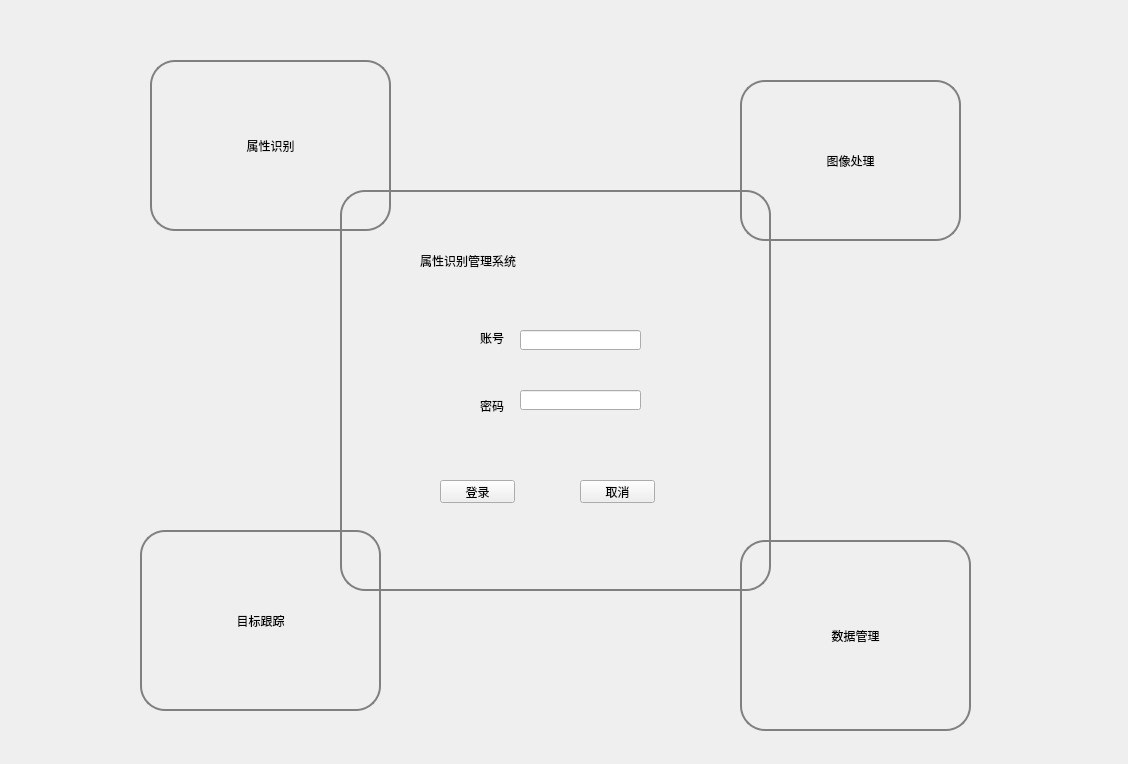
<?xml version="1.0" encoding="UTF-8"?>
<ui version="4.0">
 <class>Form</class>
 <widget class="QWidget" name="Form">
  <property name="geometry">
   <rect>
    <x>0</x>
    <y>0</y>
    <width>1128</width>
    <height>764</height>
   </rect>
  </property>
  <property name="windowTitle">
   <string>Form</string>
  </property>
  <widget class="QPushButton" name="pushButton_2">
   <property name="geometry">
    <rect>
     <x>740</x>
     <y>540</y>
     <width>231</width>
     <height>191</height>
    </rect>
   </property>
   <property name="styleSheet">
    <string notr="true">QPushButton{border-radius:25px;border: 2px solid gray;font: 18pt &quot;Agency FB&quot;;}
QPushButton:hover{border:2px solid red;}
</string>
   </property>
   <property name="text">
    <string>数据管理</string>
   </property>
  </widget>
  <widget class="QPushButton" name="pushButton_3">
   <property name="geometry">
    <rect>
     <x>740</x>
     <y>80</y>
     <width>221</width>
     <height>161</height>
    </rect>
   </property>
   <property name="styleSheet">
    <string notr="true">QPushButton{border-radius:25px;border: 2px solid gray;font: 18pt &quot;Agency FB&quot;;}
QPushButton:hover{border:2px solid red;}
</string>
   </property>
   <property name="text">
    <string>图像处理</string>
   </property>
  </widget>
  <widget class="QPushButton" name="pushButton_4">
   <property name="geometry">
    <rect>
     <x>150</x>
     <y>60</y>
     <width>241</width>
     <height>171</height>
    </rect>
   </property>
   <property name="styleSheet">
    <string notr="true">QPushButton{border-radius:25px;border: 2px solid gray;font: 18pt &quot;Agency FB&quot;;}
QPushButton:hover{border:2px solid red;}
</string>
   </property>
   <property name="text">
    <string>属性识别</string>
   </property>
  </widget>
  <widget class="QPushButton" name="pushButton_5">
   <property name="geometry">
    <rect>
     <x>140</x>
     <y>530</y>
     <width>241</width>
     <height>181</height>
    </rect>
   </property>
   <property name="styleSheet">
    <string notr="true">QPushButton{border-radius:25px;border: 2px solid gray;font: 18pt &quot;Agency FB&quot;;}
QPushButton:hover{border:2px solid red;}
</string>
   </property>
   <property name="text">
    <string>目标跟踪</string>
   </property>
  </widget>
  <widget class="QWidget" name="widget" native="true">
   <property name="geometry">
    <rect>
     <x>340</x>
     <y>190</y>
     <width>431</width>
     <height>401</height>
    </rect>
   </property>
   <property name="styleSheet">
    <string notr="true">QWidget#widget{border:2px solid gray;border-radius:25px;}</string>
   </property>
   <widget class="QPushButton" name="pushButton">
    <property name="geometry">
     <rect>
      <x>240</x>
      <y>290</y>
      <width>75</width>
      <height>23</height>
     </rect>
    </property>
    <property name="text">
     <string>取消</string>
    </property>
   </widget>
   <widget class="QPushButton" name="pushButton_6">
    <property name="geometry">
     <rect>
      <x>100</x>
      <y>290</y>
      <width>75</width>
      <height>23</height>
     </rect>
    </property>
    <property name="text">
     <string>登录</string>
    </property>
   </widget>
   <widget class="QLineEdit" name="lineEdit">
    <property name="geometry">
     <rect>
      <x>180</x>
      <y>140</y>
      <width>121</width>
      <height>20</height>
     </rect>
    </property>
   </widget>
   <widget class="QLineEdit" name="lineEdit_2">
    <property name="geometry">
     <rect>
      <x>180</x>
      <y>200</y>
      <width>121</width>
      <height>20</height>
     </rect>
    </property>
   </widget>
   <widget class="QLabel" name="label">
    <property name="geometry">
     <rect>
      <x>140</x>
      <y>140</y>
      <width>31</width>
      <height>16</height>
     </rect>
    </property>
    <property name="text">
     <string>账号</string>
    </property>
   </widget>
   <widget class="QLabel" name="label_2">
    <property name="geometry">
     <rect>
      <x>140</x>
      <y>210</y>
      <width>54</width>
      <height>12</height>
     </rect>
    </property>
    <property name="text">
     <string>密码</string>
    </property>
   </widget>
   <widget class="QLabel" name="label_3">
    <property name="geometry">
     <rect>
      <x>80</x>
      <y>40</y>
      <width>271</width>
      <height>61</height>
     </rect>
    </property>
    <property name="styleSheet">
     <string notr="true">font: 36pt &quot;微软雅黑&quot;;
font: 24pt &quot;Agency FB&quot;;</string>
    </property>
    <property name="text">
     <string>属性识别管理系统</string>
    </property>
   </widget>
  </widget>
 </widget>
 <resources/>
 <connections>
  <connection>
   <sender>pushButton_4</sender>
   <signal>clicked()</signal>
   <receiver>Form</receiver>
   <slot>shuxinshibie_pane_show()</slot>
   <hints>
    <hint type="sourcelabel">
     <x>244</x>
     <y>188</y>
    </hint>
    <hint type="destinationlabel">
     <x>228</x>
     <y>332</y>
    </hint>
   </hints>
  </connection>
  <connection>
   <sender>pushButton_3</sender>
   <signal>clicked()</signal>
   <receiver>Form</receiver>
   <slot>tuxiangchuli_pane_show()</slot>
   <hints>
    <hint type="sourcelabel">
     <x>880</x>
     <y>220</y>
    </hint>
    <hint type="destinationlabel">
     <x>928</x>
     <y>331</y>
    </hint>
   </hints>
  </connection>
  <connection>
   <sender>pushButton_5</sender>
   <signal>clicked()</signal>
   <receiver>Form</receiver>
   <slot>mubiaozhuizong_pane_show()</slot>
   <hints>
    <hint type="sourcelabel">
     <x>191</x>
     <y>543</y>
    </hint>
    <hint type="destinationlabel">
     <x>116</x>
     <y>451</y>
    </hint>
   </hints>
  </connection>
  <connection>
   <sender>pushButton_2</sender>
   <signal>clicked()</signal>
   <receiver>Form</receiver>
   <slot>shujuguanli_pane_show()</slot>
   <hints>
    <hint type="sourcelabel">
     <x>888</x>
     <y>596</y>
    </hint>
    <hint type="destinationlabel">
     <x>1016</x>
     <y>453</y>
    </hint>
   </hints>
  </connection>
 </connections>
 <slots>
  <slot>shuxinshibie_pane_show()</slot>
  <slot>tuxiangchuli_pane_show()</slot>
  <slot>mubiaozhuizong_pane_show()</slot>
  <slot>shujuguanli_pane_show()</slot>
 </slots>
</ui>
